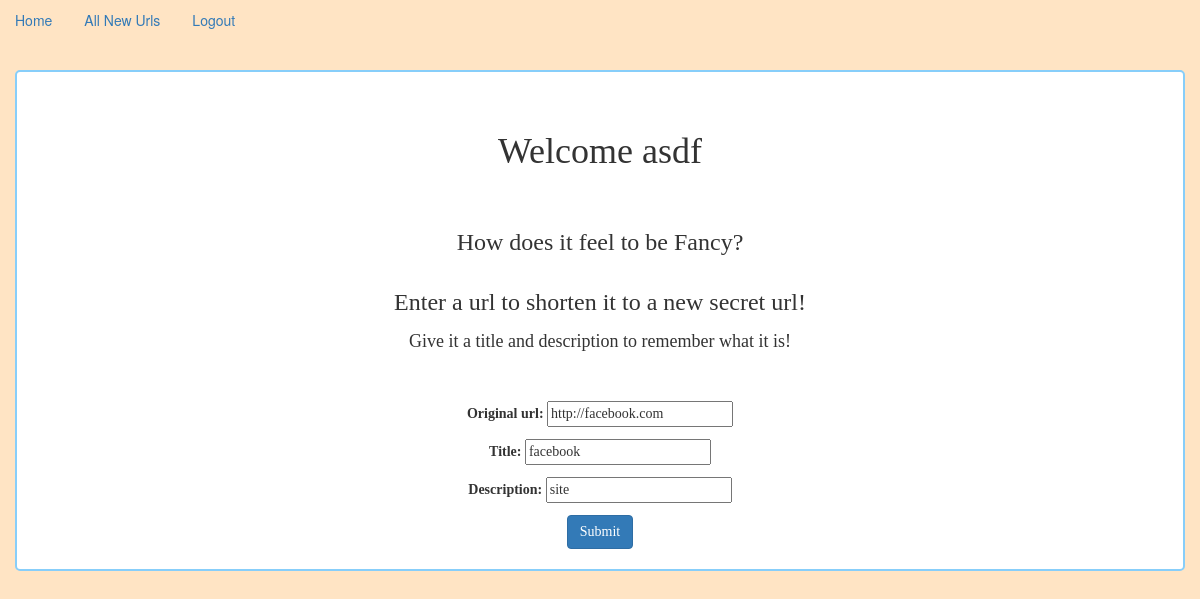
The page /update/77/ (signed in) on the database its author committed.
### url_app/models.py (models this page shows, shortened)
class Bookmark(models.Model):
    original_url = models.URLField()
    title = models.CharField(max_length=30)
    description = models.CharField(max_length=100)
    shortened_url = models.CharField(max_length=100)
    timestamp = models.DateTimeField(auto_now_add=True)
    user = models.ForeignKey(User)
    class Meta:
        ordering = ['-timestamp']

### url_app/views.py (the view, shortened to what this page needs)
# urls.py: url(r'^update/(?P<pk>\d+)/$', BookmarkUpdateView.as_view(), name="update_view"),
class BookmarkUpdateView(UpdateView):
    model = Bookmark
    fields = ('original_url', 'title', 'description')

### templates/url_app/bookmark_form.html (shortened to what this page needs)
{% extends 'base.html' %}
{% block content %}
{% if request.user.is_authenticated %}
<h1>Welcome {{ request.user }}</h1>
<h3>How does it feel to be Fancy?</h3>
<h3>Enter a url to shorten it to a new secret url!</h3>
<h4>Give it a title and description to remember what it is!</h4>
<br><br>
<form action="" method="post">
    {{ form.as_p }}
<button type="submit" class="btn btn-primary">Submit</button>
</form>
{% else %}
    <br><br>
    <h1><a href="{% url 'login' %}">Login To Start The Fun!</a></h1>
{% endif %}
{% endblock %}

### url_app/static/style.css (style rules this page uses)
.colors { background-color: bisque; }
.container h2,h3 { line-height: 40px; }

### rows shown on the page
Bookmark: original_url "http://facebook.com", title "facebook", description "site"

### other values the page prints
{{ request.user }} "asdf"
